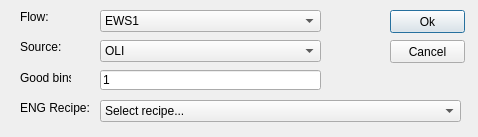
<?xml version="1.0" encoding="UTF-8"?>
<ui version="4.0">
 <class>FlowDefinition</class>
 <widget class="QDialog" name="FlowDefinition">
  <property name="geometry">
   <rect>
    <x>0</x>
    <y>0</y>
    <width>478</width>
    <height>137</height>
   </rect>
  </property>
  <property name="windowTitle">
   <string>Flow Definition</string>
  </property>
  <property name="windowIcon">
   <iconset resource="pat_prod_recipe.qrc">
    <normaloff>:/pat_prod_recipe/images/images/gex_application.png</normaloff>:/pat_prod_recipe/images/images/gex_application.png</iconset>
  </property>
  <widget class="QPushButton" name="pushButtonCancel">
   <property name="geometry">
    <rect>
     <x>390</x>
     <y>40</y>
     <width>75</width>
     <height>23</height>
    </rect>
   </property>
   <property name="text">
    <string>Cancel</string>
   </property>
   <property name="autoDefault">
    <bool>false</bool>
   </property>
  </widget>
  <widget class="QLabel" name="label_9">
   <property name="geometry">
    <rect>
     <x>20</x>
     <y>70</y>
     <width>51</width>
     <height>16</height>
    </rect>
   </property>
   <property name="text">
    <string>Good bins:</string>
   </property>
  </widget>
  <widget class="QPushButton" name="pushButtonOk">
   <property name="geometry">
    <rect>
     <x>390</x>
     <y>10</y>
     <width>75</width>
     <height>23</height>
    </rect>
   </property>
   <property name="text">
    <string>Ok</string>
   </property>
  </widget>
  <widget class="QLabel" name="label">
   <property name="geometry">
    <rect>
     <x>20</x>
     <y>40</y>
     <width>46</width>
     <height>14</height>
    </rect>
   </property>
   <property name="text">
    <string>Source:</string>
   </property>
  </widget>
  <widget class="QLineEdit" name="lineEditGoodHbins">
   <property name="geometry">
    <rect>
     <x>100</x>
     <y>70</y>
     <width>221</width>
     <height>20</height>
    </rect>
   </property>
   <property name="toolTip">
    <string>Map Good HBINs</string>
   </property>
   <property name="text">
    <string>1</string>
   </property>
  </widget>
  <widget class="QLabel" name="label_2">
   <property name="geometry">
    <rect>
     <x>20</x>
     <y>10</y>
     <width>46</width>
     <height>14</height>
    </rect>
   </property>
   <property name="text">
    <string>Flow:</string>
   </property>
  </widget>
  <widget class="QComboBox" name="comboBoxFlow">
   <property name="geometry">
    <rect>
     <x>100</x>
     <y>10</y>
     <width>221</width>
     <height>22</height>
    </rect>
   </property>
   <property name="toolTip">
    <string>Operation flow</string>
   </property>
   <item>
    <property name="text">
     <string>EWS1</string>
    </property>
   </item>
  </widget>
  <widget class="QComboBox" name="comboBoxSource">
   <property name="geometry">
    <rect>
     <x>100</x>
     <y>40</y>
     <width>221</width>
     <height>22</height>
    </rect>
   </property>
   <property name="toolTip">
    <string>Data source</string>
   </property>
   <item>
    <property name="text">
     <string>OLI</string>
    </property>
   </item>
   <item>
    <property name="text">
     <string>STDF</string>
    </property>
   </item>
   <item>
    <property name="text">
     <string>OLI + STDF</string>
    </property>
   </item>
  </widget>
  <widget class="QLabel" name="label_3">
   <property name="geometry">
    <rect>
     <x>20</x>
     <y>100</y>
     <width>71</width>
     <height>16</height>
    </rect>
   </property>
   <property name="text">
    <string>ENG Recipe:</string>
   </property>
  </widget>
  <widget class="QComboBox" name="comboBoxENG_Recipe">
   <property name="geometry">
    <rect>
     <x>100</x>
     <y>100</y>
     <width>361</width>
     <height>22</height>
    </rect>
   </property>
   <property name="toolTip">
    <string>Engineering recipe</string>
   </property>
   <item>
    <property name="text">
     <string>Select recipe...</string>
    </property>
   </item>
   <item>
    <property name="text">
     <string>New Item</string>
    </property>
   </item>
  </widget>
 </widget>
 <resources>
  <include location="pat_prod_recipe.qrc"/>
 </resources>
 <connections/>
</ui>
